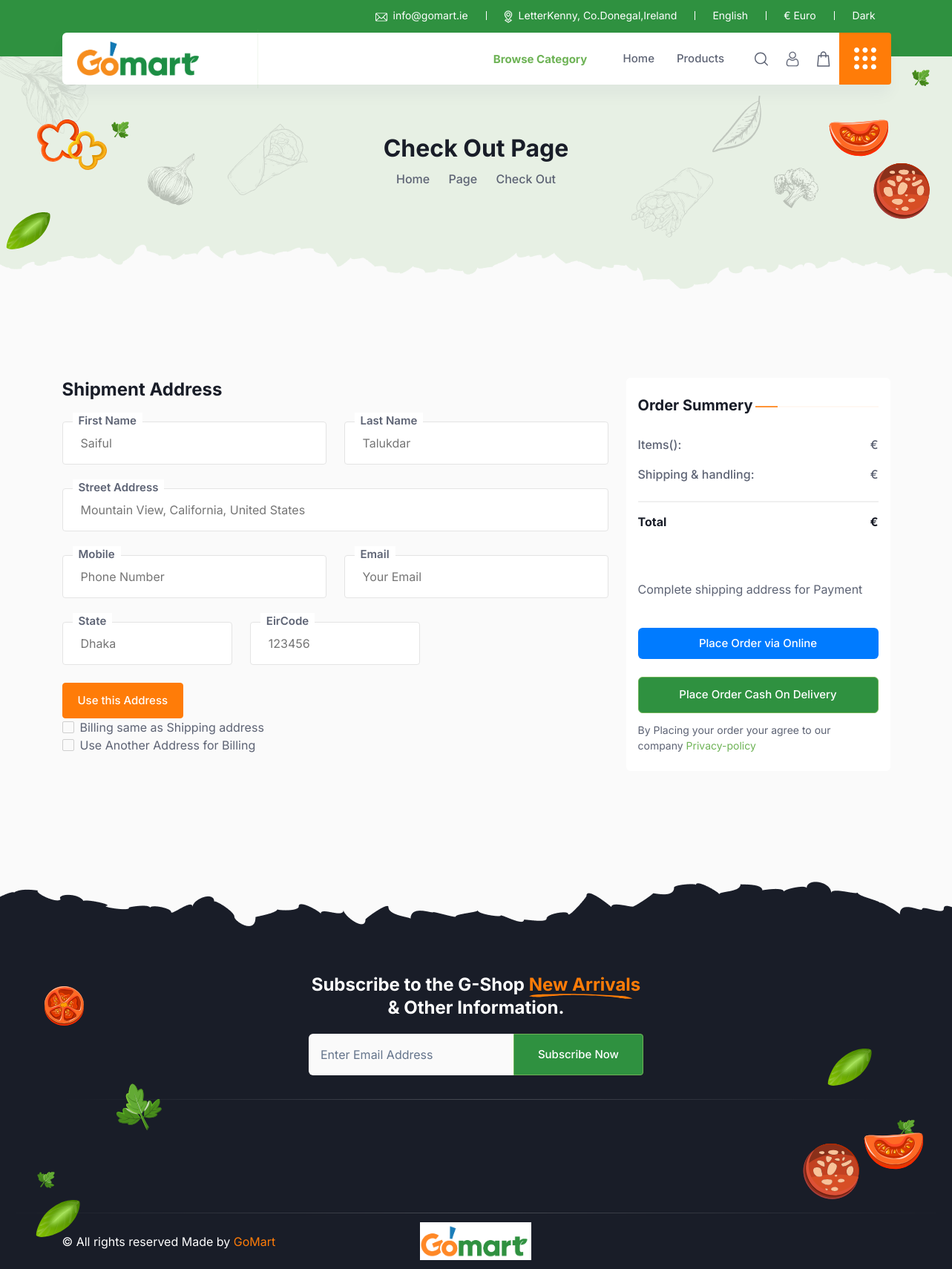
The app's page /checkout/ (signed in), older data.
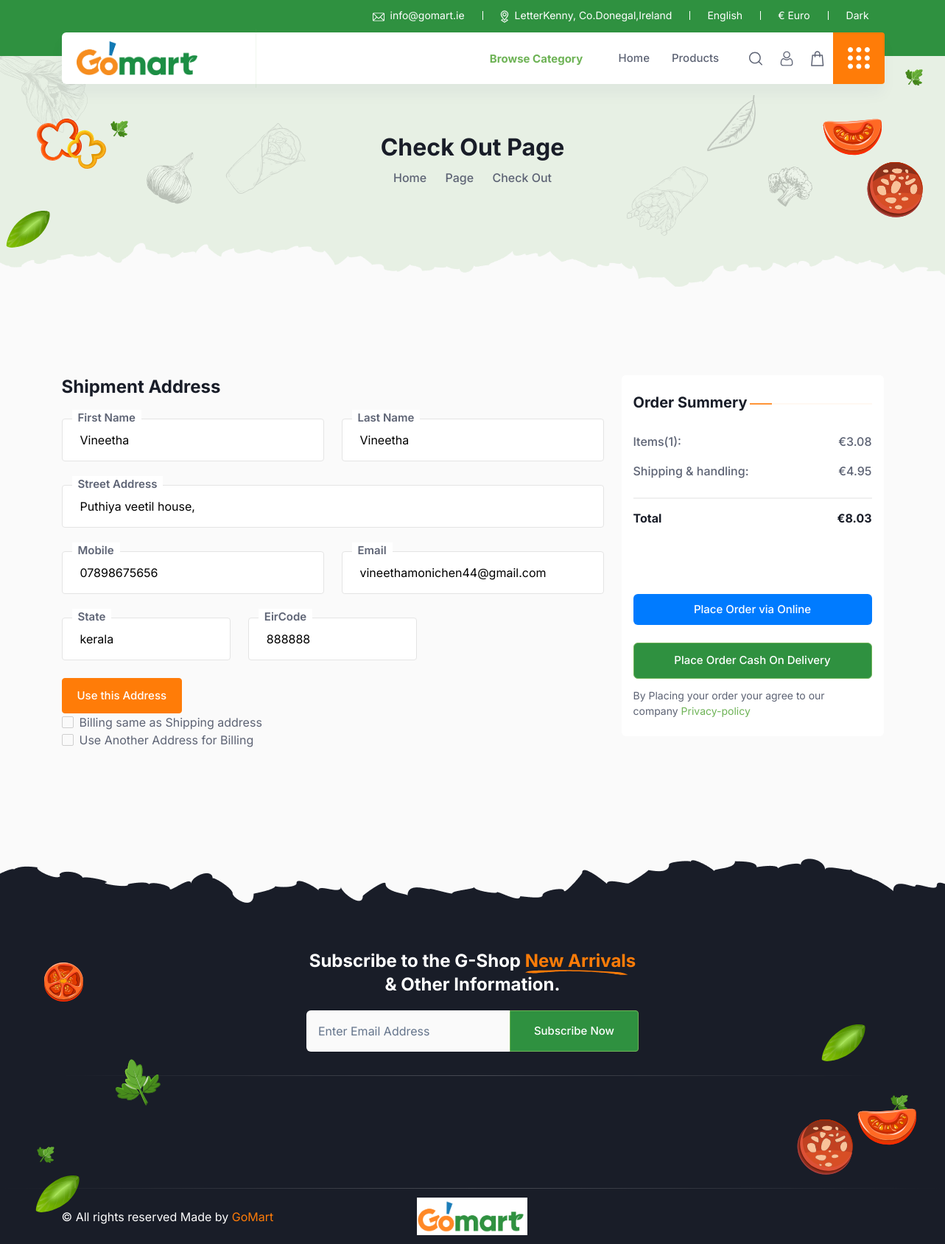
The same page, newer data.
### GoApp/models.py (models this page shows)
class tbl_Shipment_Address(models.Model):
    user = models.ForeignKey(tbl_SignUp, on_delete=models.CASCADE, null=True)
    first_name = models.CharField(max_length=100)
    last_name = models.CharField(max_length=100)
    street_address = models.CharField(max_length=255)
    mobile = models.CharField(max_length=20)
    email = models.EmailField()
    state = models.CharField(max_length=100)
    Eircode = models.CharField(max_length=20)

class tbl_Cart(models.Model):
    user = models.ForeignKey(tbl_SignUp, on_delete=models.CASCADE, null=True)
    sub_total = models.FloatField(null=True)
    total = models.FloatField(null=True)

### GoApp/views.py (the view)
# urls.py: path("checkout/", views.checkout, name="checkout"),
@never_cache
def checkout(request):
    try:
        ic = request.session['userid']
        ship = tbl_Shipment_Address.objects.filter(user=request.session['userid']).last()
        bill = tbl_Billing_Address.objects.filter(user=request.session['userid']).last()
        f = tbl_Cart.objects.get(user=request.session['userid'])
        total_items = tbl_Cart_Products.objects.filter(cart=f).count()
        item_price = f.sub_total
        if float(f.total) >= 50:
            ship_charge = 0
            total_after_ship = f.total
        else:
            ship_charge = 4.95
            tas = float(f.total) + ship_charge
            total_after_ship = round(tas, 2)
        context = {}
        context['total_items'] = total_items
        context['item_price'] = item_price
        context['ship_charge'] = ship_charge
        context['total_after_ship'] = total_after_ship
        context['d'] = ship
        context['bill'] = bill
        return render(request, "checkout.html", context)
    except:
        return render(request, "checkout.html")

### templates/checkout.html (shortened to what the changed rows need)
{% load static %}
{% include 'loggedin_nav.html' %}
        <div class="gstore-breadcrumb position-relative z-1 overflow-hidden mt--50">
              <div class="container">
                <div class="row">
                    <div class="col-12">
                        <div class="breadcrumb-content">
                            <h2 class="mb-2 text-center">Check Out Page</h2>
                        </div>
                    </div>
                </div>
            </div>
        </div>
        <div class="checkout-section ptb-120">
            <div class="container">
                <div class="row g-4">
                    <div class="col-xl-8">
                        <div class="checkout-steps">
                            <div class="row g-4">
                                                                               <form action="/save_ship_address/" method="POST" enctype="multipart/form-data">{% csrf_token %}
                                                    <div class="row g-4">
                                                        <div class="col-sm-6">
                                                            <div class="label-input-field">
                                                                <label>First Name</label>
                                                                <input type="text" placeholder="Saiful" name="firstname" id="fname" value="{{d.first_name}}">
                                                            </div>
                                                        </div>
                                                        <div class="col-sm-6">
                                                            <div class="label-input-field">
                                                                <label>Last Name</label>
                                                                <input type="text" placeholder="Talukdar" name="lastname" id="lname" value="{{d.last_name}}">
                                                            </div>
                                                        </div>
                                                        <div class="col-sm-12">
                                                            <div class="label-input-field">
                                                                <label>Street Address</label>
                                                                <input type="text" placeholder="Mountain View, California, United States" name="street" id="s_address" value="{{d.street_address}}">
                                                            </div>
                                                        </div>
                                                        <div class="col-sm-6">
                                                            <div class="label-input-field">
                                                                <label>Mobile</label>
                                                                <input type="tel" placeholder="Phone Number" name="mobile" id="mobile" value="{{d.mobile}}">
                                                            </div>
                                                        </div>
                                                        <div class="col-sm-6">
                                                            <div class="label-input-field">
                                                                <label>Email</label>
                                                                <input type="email" placeholder="Your Email" name="email" id="email" value="{{d.email}}">
                                                            </div>
                                                        </div>
                                                        <div class="col-sm-4">
                                                            <div class="label-input-field">
                                                                <label>State</label>
                                                                <input type="text" placeholder="Dhaka" name="state" id="state" value="{{d.state}}">
                                                            </div>
                                                        </div>
                                                        <div class="col-sm-4">
                                                            <div class="label-input-field">
                                                                <label>EirCode</label>
                                                                <input type="text" placeholder="123456" name="eircode" id="eircode" value="{{d.Eircode}}">
                                                            </div>
                                                        </div>
                                                    </div>
                                                </form>
                            </div>
                                                  </div>
                    </div>
                    <div class="col-xl-4">
                        <div class="checkout-sidebar">
                            <div class="sidebar-widget checkout-sidebar py-6 px-4 bg-white rounded-2">
                                <table class="sidebar-table w-100 mt-5">
                                    <tr>
                                        <td>Items({{total_items}}):</td>
                                        <td class="text-end">€{{item_price}}</td>
                                    </tr>
                                    <tr>
                                        <td>Shipping & handling:</td>
                                        <td class="text-end">€{{ship_charge}}</td>
                                    </tr>
                                </table>
                                <div class="d-flex align-items-center justify-content-between">
                                    <h6 class="mb-0 fs-md">Total</h6>
                                    <h6 class="mb-0 fs-md">€{{total_after_ship}}</h6>
                                </div>
  <form  id="payment-form" method="POST" enctype="multipart/form-data">{% csrf_token %}
      <br>
      <br>
      {% if not d %}
                                        <p>Complete shipping address for Payment</p>
      {% endif %}
                                <button class="btn btn-primary btn-md rounded mt-6 w-100" id="submit" >Place Order via Online</button>
  </form>
                            </div>
                        </div>
                    </div>
                </div>
            </div>
        </div>

Row changes from the older to the newer data that the page shows:
now on this page (row unchanged): tbl_Shipment_Address: firstname "Vineetha", lastname "Vineetha", street "Puthiya veetil house,", mobile "07898675656", email "vineethamonichen44@gmail.com", state "kerala", eircode "888888"
added tbl_Cart: sub_total "3.08"
Text that changed along with them:
{{ total_items }}: (not shown) → "1"
{{ ship_charge }}: (not shown) → "4.95"
{{ total_after_ship }}: (not shown) → "8.03"
text no longer shown: "Complete shipping address for Payment"
